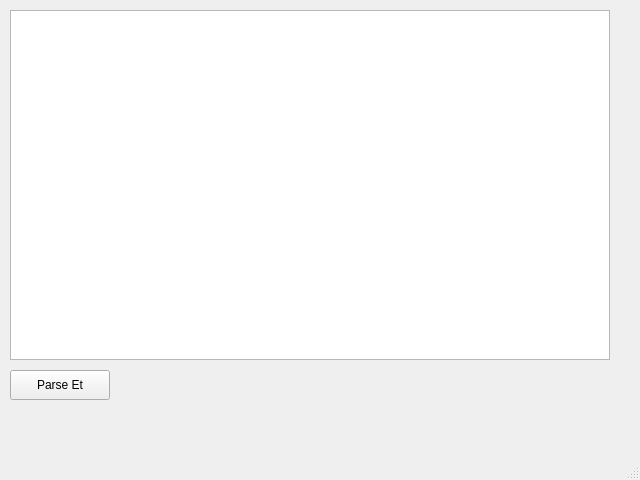
<?xml version="1.0" encoding="UTF-8"?>
<ui version="4.0">
 <class>MainWindow</class>
 <widget class="QMainWindow" name="MainWindow">
  <property name="geometry">
   <rect>
    <x>0</x>
    <y>0</y>
    <width>640</width>
    <height>480</height>
   </rect>
  </property>
  <widget class="QWidget" name="centralwidget">
   <widget class="QTextEdit" name="codeEditor">
    <property name="geometry">
     <rect>
      <x>10</x>
      <y>10</y>
      <width>600</width>
      <height>350</height>
     </rect>
    </property>
   </widget>
   <widget class="QPushButton" name="parseButton">
    <property name="geometry">
     <rect>
      <x>10</x>
      <y>370</y>
      <width>100</width>
      <height>30</height>
     </rect>
    </property>
    <property name="text">
     <string>Parse Et</string>
    </property>
   </widget>
   <widget class="QLabel" name="statusLabel">
    <property name="geometry">
     <rect>
      <x>120</x>
      <y>370</y>
      <width>400</width>
      <height>30</height>
     </rect>
    </property>
    <property name="text">
     <string></string>
    </property>
   </widget>
  </widget>
  <widget class="QMenuBar" name="menubar"/>
  <widget class="QStatusBar" name="statusbar"/>
 </widget>
 <resources/>
 <connections/>
</ui>
